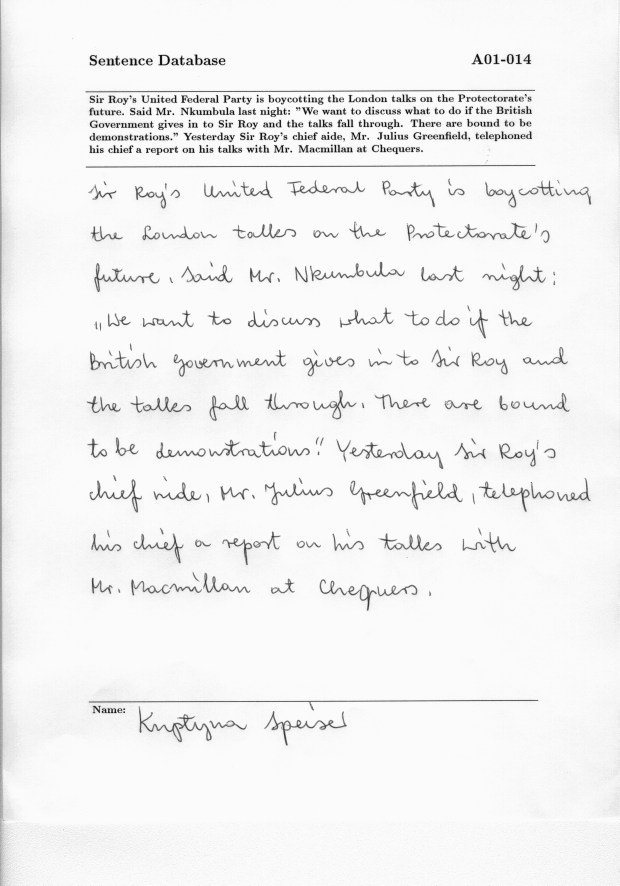
#> input picture SiameseNetworks/data/IAM/a01-014.png, 2479 x 3542 px (shown at 1/4 size); its folder holds only this picture in this run
$ python cut_images.py
#> lines starting #> are read from the running program, lines starting #| are printed output that depends on the picture
import os
import cv2
# HERE PUT NAME OF IAM FOLDER E.G. PracaMagisterka/SiameseNetworks/data/IAM
IMAGES_FOLDER_PATH = "IAM"

PATH_TO_IMAGES = os.path.join(os.path.dirname(os.path.abspath(os.getcwd())), 'data','IAM')
PATH_TO_SAVE = os.path.join(os.path.dirname(os.path.abspath(os.getcwd())), 'data','cutted_pages')

if __name__ == "__main__":

    scale_percent = 25  # percent of original size
    if os.path.isdir(PATH_TO_SAVE) is False:
        os.mkdir(PATH_TO_SAVE)

    for imgs in os.listdir(PATH_TO_IMAGES):
        img = cv2.imread('{}/{}'.format(PATH_TO_IMAGES, imgs), 0)
#> img is the input picture: shape (3542, 2479); min 14, max 251, mean 242.3
        width = int(img.shape[1] * scale_percent / 100)
#> width = 619
        height = int(img.shape[0] * scale_percent / 100)
#> height = 885
        dim = (width, height)
#> dim = (619, 885)
        img_smaller = cv2.resize(img, dim, interpolation = cv2.INTER_AREA)
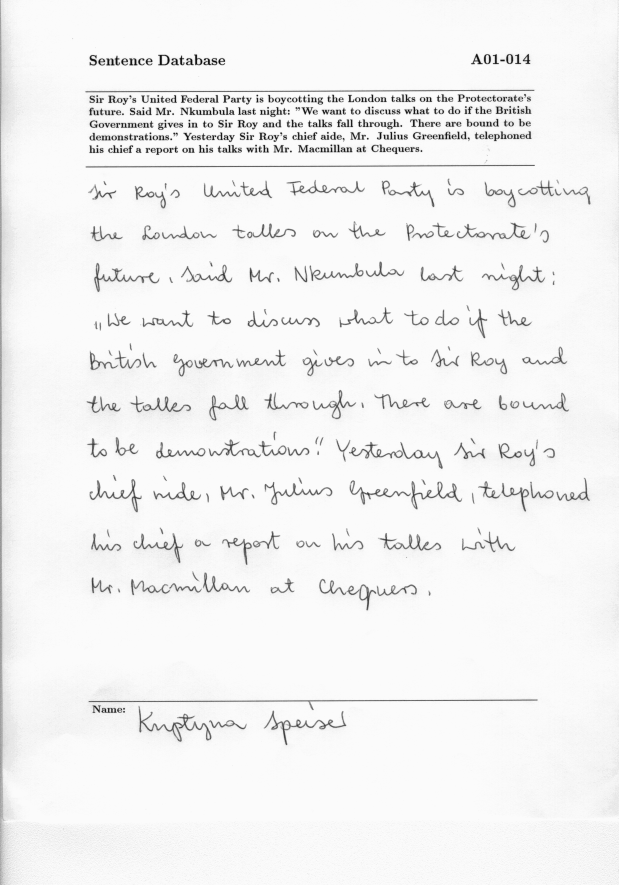
#> img_smaller: shape (885, 619); min 14, max 251, mean 242.3
#> (the run stopped early here; a loop or call above may not have finished)

$ run again, on SiameseNetworks/data/IAM/a01-026.png
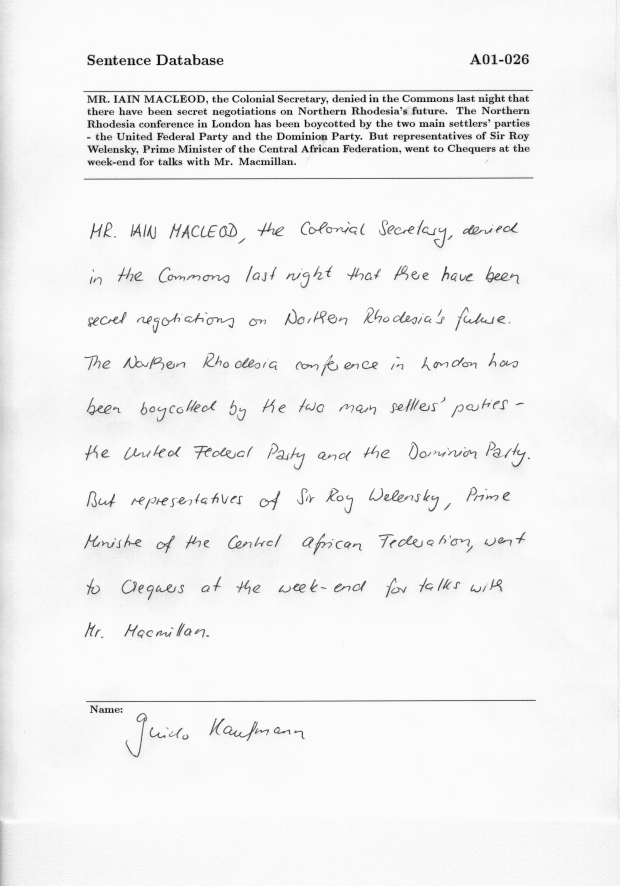
#> input picture SiameseNetworks/data/IAM/a01-026.png, 2479 x 3542 px (shown at 1/4 size)
#> img is the input picture: shape (3542, 2479); min 12, max 251, mean 242.8
#> `img_smaller = cv2.resize(img, dim, interpolation = cv2.INTER_AREA)`:
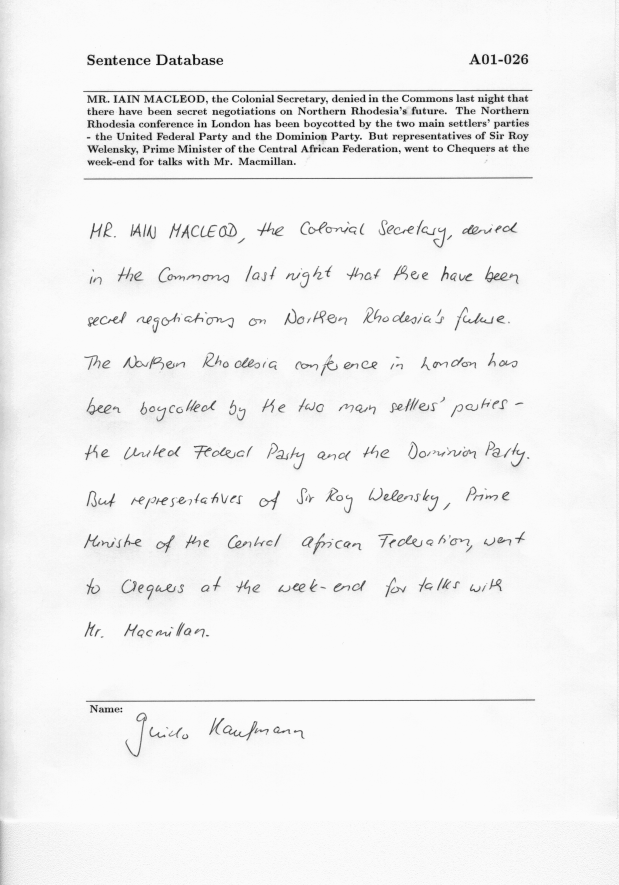
#> img_smaller: shape (885, 619); min 12, max 251, mean 242.8

$ run again, on SiameseNetworks/data/IAM/a01-026u.png
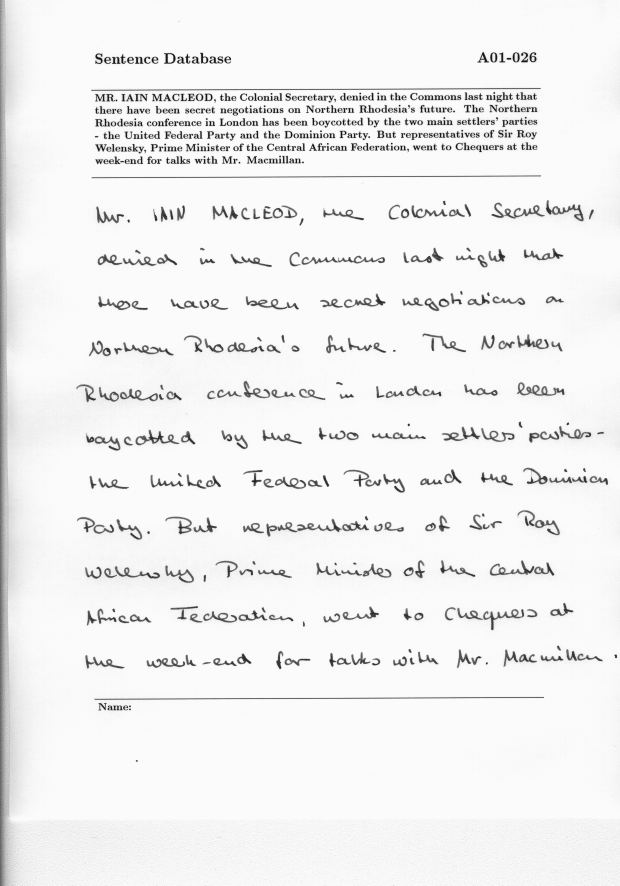
#> input picture SiameseNetworks/data/IAM/a01-026u.png, 2479 x 3542 px (shown at 1/4 size)
#> img is the input picture: shape (3542, 2479); min 15, max 251, mean 240.2
#> `img_smaller = cv2.resize(img, dim, interpolation = cv2.INTER_AREA)`:
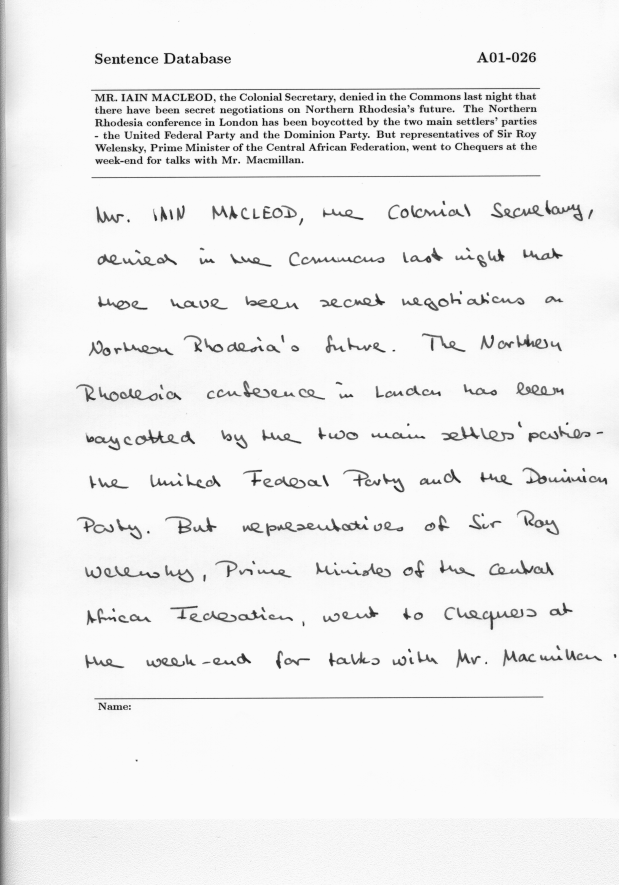
#> img_smaller: shape (885, 619); min 19, max 251, mean 240.3

$ run again, on SiameseNetworks/data/IAM/a01-014u.png
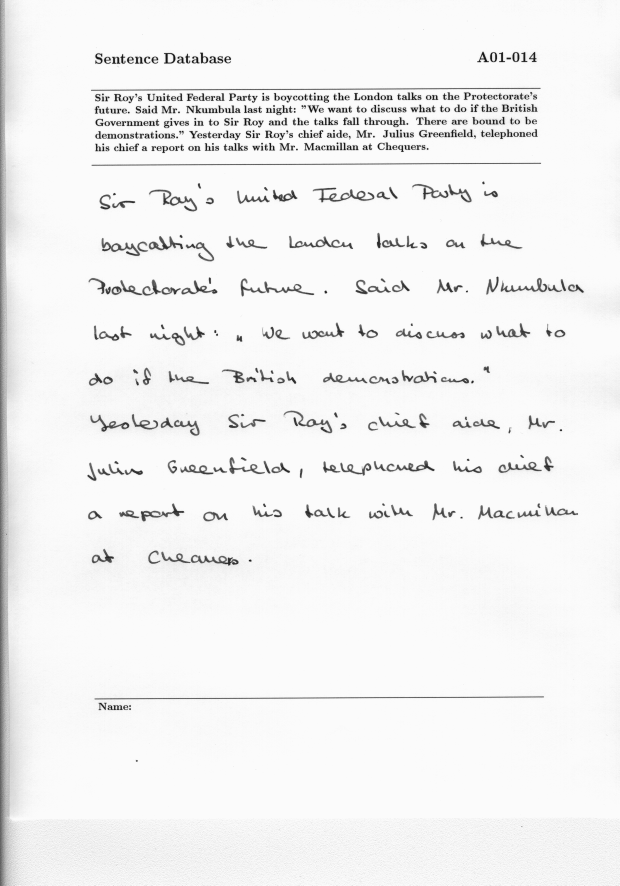
#> input picture SiameseNetworks/data/IAM/a01-014u.png, 2479 x 3542 px (shown at 1/4 size)
#> img is the input picture: shape (3542, 2479); min 15, max 251, mean 241.9
#> `img_smaller = cv2.resize(img, dim, interpolation = cv2.INTER_AREA)`:
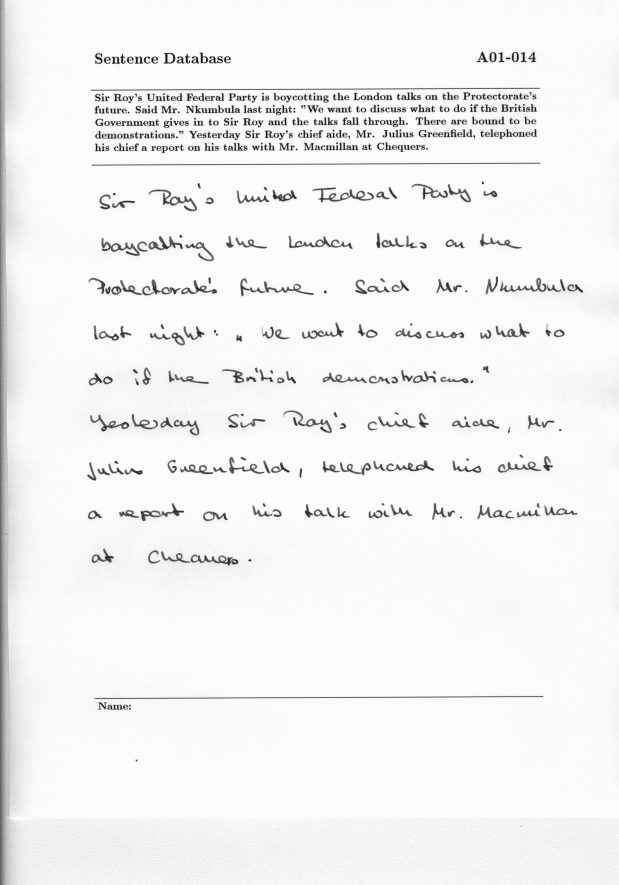
#> img_smaller: shape (885, 619); min 19, max 251, mean 242

$ run again, on SiameseNetworks/data/IAM/a01-020.png
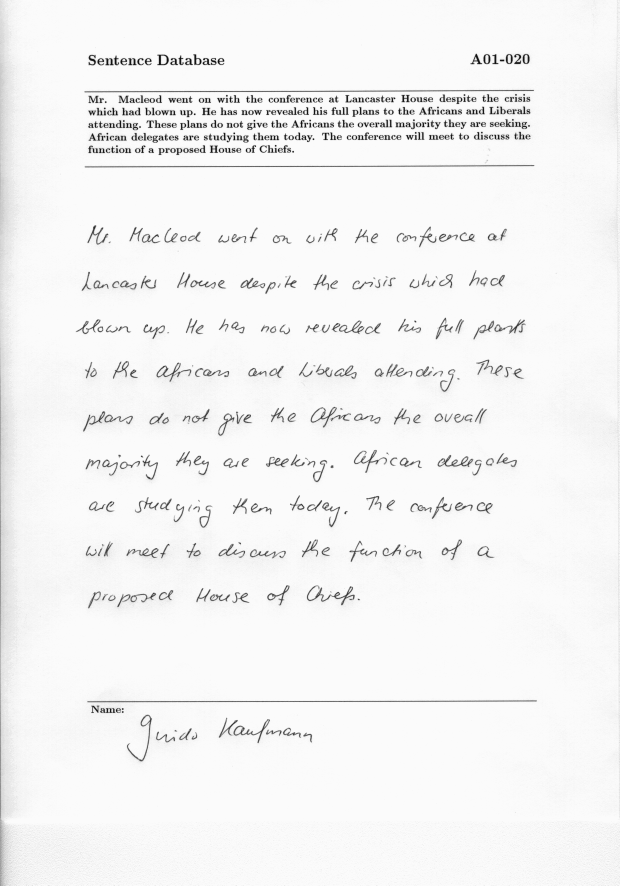
#> input picture SiameseNetworks/data/IAM/a01-020.png, 2479 x 3542 px (shown at 1/4 size)
#> img is the input picture: shape (3542, 2479); min 15, max 251, mean 243.8
#> `img_smaller = cv2.resize(img, dim, interpolation = cv2.INTER_AREA)`:
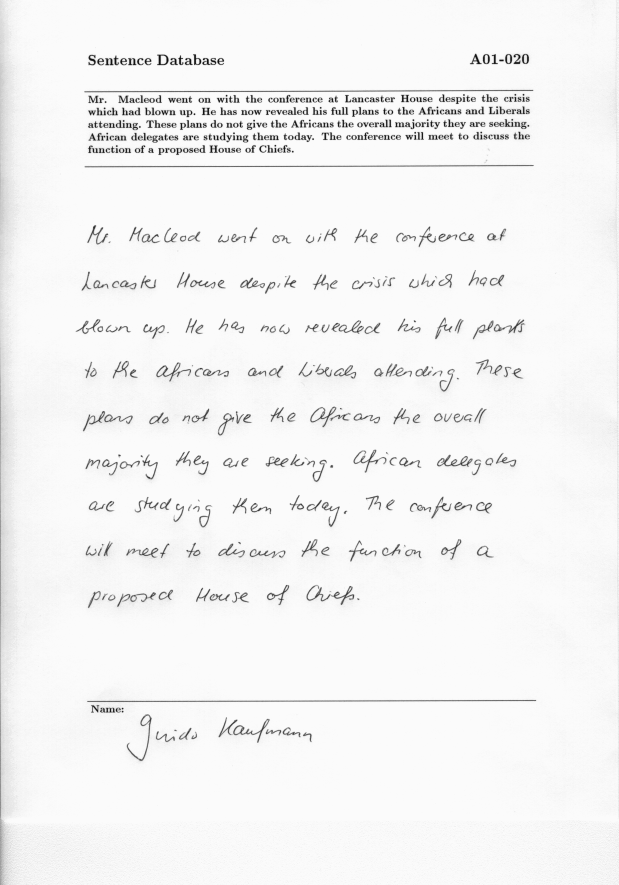
#> img_smaller: shape (885, 619); min 15, max 251, mean 243.8
